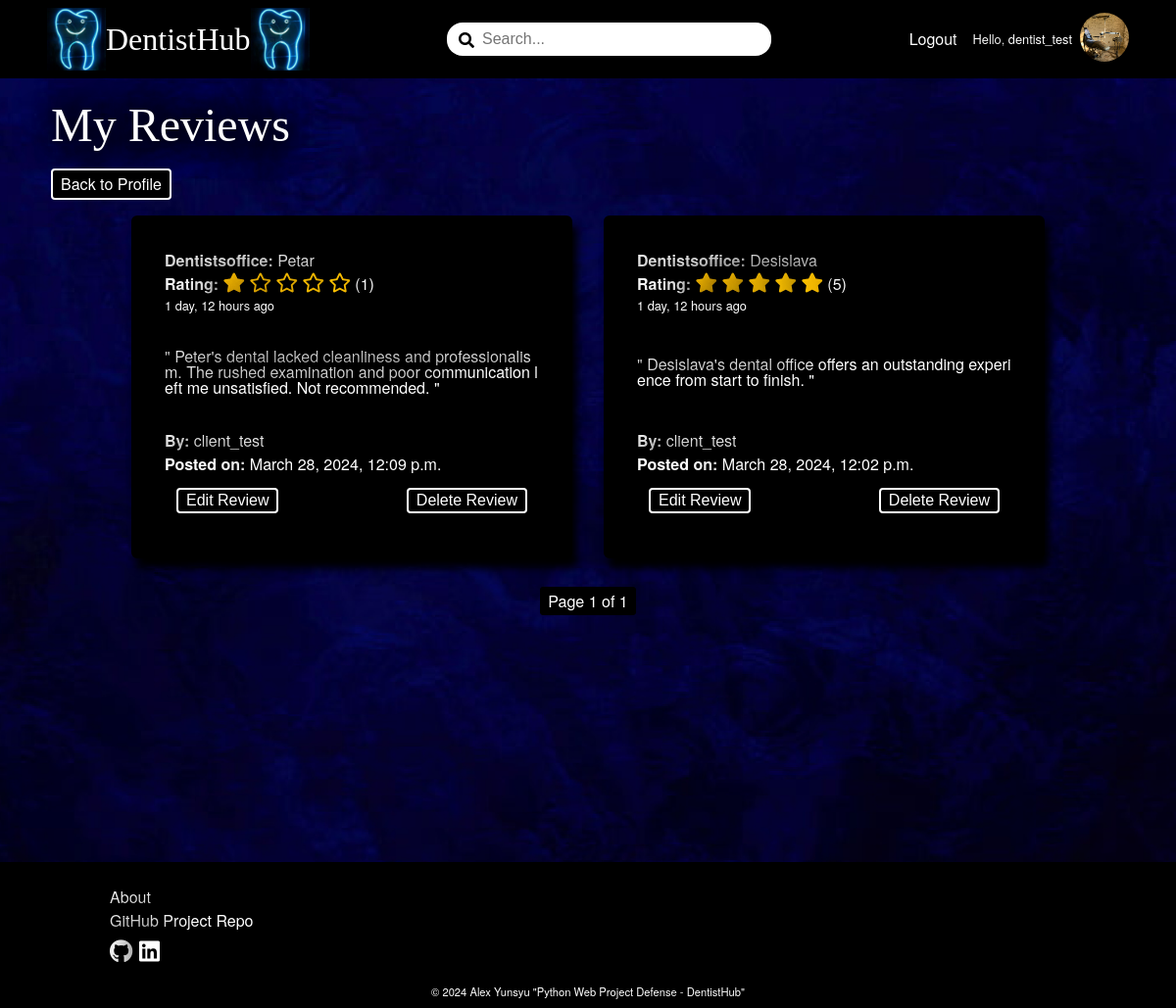
/review/my-reviews/11/ (signed in), run on the app's committed database.
### DentistBook/account/models.py (models this page shows)
class AppUser(AbstractUser):
    MAX_LENGTH_ROLE = 15
    ROLES = (
        ('Client', 'Client'),
        ('Dentistsoffice', 'Dentist'),
    )
    role = models.CharField(
        max_length=MAX_LENGTH_ROLE,
        choices=ROLES,
        blank=True
    )

### DentistBook/dentistsoffice/models.py (models this page shows, shortened)
class DentistsofficeProfile(models.Model):
    MIN_LENGTH_NAME = 2
    MAX_LENGTH_NAME = 50
    MIN_LENGTH_ADDRESS = 5
    MAX_LENGTH_ADDRESS = 50
    MIN_LENGTH_CITY = 2
    MAX_LENGTH_CITY = 50
    MAX_DIGITS_GEOLOCATION = 18
    DECIMAL_PLACES_GEOLOCATION = 15
    MIN_VALUE_GEOLOCATION_LATITUDE = -90
    MAX_VALUE_GEOLOCATION_LATITUDE = 90
    MIN_VALUE_GEOLOCATION_LONGITUDE = -180
    MAX_VALUE_GEOLOCATION_LONGITUDE = 180
    MIN_LENGTH_ABOUT = 10
    MAX_LENGTH_ABOUT = 500
    class Meta:
        verbose_name = 'Dentists office Profile'
    name = models.CharField(
        max_length=MAX_LENGTH_NAME,
        validators=(validators.MinLengthValidator(MIN_LENGTH_NAME),),
        null=False,
        blank=False
    )
    address = models.CharField(
        max_length=MAX_LENGTH_ADDRESS,
        validators=(validators.MinLengthValidator(MIN_LENGTH_ADDRESS),),
        null=False,
        blank=False
    )
    city = models.CharField(
        max_length=MAX_LENGTH_CITY,
        validators=(
            validators.MinLengthValidator(MIN_LENGTH_CITY),
            validate_dentistsoffice_city_name,
        ),
        null=False,
        blank=False
    )
    geolocation_latitude = models.DecimalField(
        max_digits=MAX_DIGITS_GEOLOCATION,
        decimal_places=DECIMAL_PLACES_GEOLOCATION,
        validators=(
            validators.MinValueValidator(MIN_VALUE_GEOLOCATION_LATITUDE),
            validators.MaxValueValidator(MAX_VALUE_GEOLOCATION_LATITUDE)
        ),
        null=True,
        blank=True
        )
    geolocation_longitude = models.DecimalField(
        max_digits=MAX_DIGITS_GEOLOCATION,
        decimal_places=DECIMAL_PLACES_GEOLOCATION,
        validators=(
            validators.MinValueValidator(MIN_VALUE_GEOLOCATION_LONGITUDE),
            validators.MaxValueValidator(MAX_VALUE_GEOLOCATION_LONGITUDE)
        ),
        null=True,
        blank=True
        )
    about = models.TextField(
        max_length=MAX_LENGTH_ABOUT,
        validators=(validators.MinLengthValidator(MIN_LENGTH_ABOUT),),
        null=True,
        blank=True
    )
    dentistsoffice_picture = models.ImageField(
        upload_to='dentistsoffice-profile-pictures',
        validators=(validate_dentistsoffice_picture_file_size,),
        null=True,
        blank=True,
    )
    slug = models.SlugField(
        unique=True
    )
    user = models.OneToOneField(
        UserModel,
        on_delete=models.CASCADE,
        primary_key=True
    )
    def __str__(self):
        return self.name

### DentistBook/review/models.py (models this page shows, shortened)
class Review(models.Model):
    RATING_CHOICES = [
        (1, 1),
        (2, 2),
        (3, 3),
        (4, 4),
        (5, 5)
    ]
    MIN_LENGTH_COMMENT = 5
    MAX_LENGTH_COMMENT = 200
    user = models.ForeignKey(
        UserModel,
        on_delete=models.CASCADE,
    )
    dentistsoffice = models.ForeignKey(
        DentistsofficeProfile,
        on_delete=models.CASCADE,
    )
    rating = models.IntegerField(
        choices=RATING_CHOICES,
    )
    comment = models.TextField(
        max_length=MAX_LENGTH_COMMENT,
        validators=(validators.MinLengthValidator(MIN_LENGTH_COMMENT),),
        null=True,
        blank=True
    )
    date_created = models.DateTimeField(
        auto_now_add=True
    )

### DentistBook/review/views.py (the view)
# urls.py: path('my-reviews/<int:pk>/', ClientReviewsListView.as_view(), name='client-reviews-list'),
class ClientReviewsListView(auth_mixins.LoginRequiredMixin, views.ListView):
    model = Review
    template_name = 'review/client-reviews-list.html'
    context_object_name = 'reviews'
    paginate_by = 6
    def get_queryset(self):
        user = get_object_or_404(ClientProfile, pk=self.kwargs['pk'])
        queryset = Review.objects.filter(user=user.pk).order_by('-date_created')
        return queryset
    def get_context_data(self, **kwargs):
        context = super().get_context_data(**kwargs)
        user = get_object_or_404(ClientProfile, pk=self.kwargs['pk'])
        context['user'] = user
        return context

### DentistBook/common/templatetags/custom_filters.py (called while the page is built)
@register.filter
def get_role(user):
    return user.role if user.is_authenticated else ''

### DentistBook/review/templates/review/client-reviews-list.html (shortened to what this page needs)
{% extends 'base.html' %}
{% load static %}
{% block content %}
    <div class="wall-picture-container">
        <div class="main-review-container">
            <div class="reviews-header">
                <h1>My Reviews</h1>
                <a href="{% url 'client-details' %}" class="link-button">Back to Profile</a>
            </div>
        <div class="list-container">
            {% if reviews %}
                {% for review in reviews %}
                    <div class="review-container">
                        <div>
                            <p><b>Dentistsoffice:</b> {{ review.dentistsoffice }}</p>
                            <p><b>Rating:</b>
                            {% if review.rating == 1 %}
                                <i class="fas fa-star"></i>
                                <i class="far fa-star"></i>
                                <i class="far fa-star"></i>
                                <i class="far fa-star"></i>
                                <i class="far fa-star"></i>
                            {% elif review.rating == 2 %}
                                <i class="fas fa-star"></i>
                                <i class="fas fa-star"></i>
                                <i class="far fa-star"></i>
                                <i class="far fa-star"></i>
                                <i class="far fa-star"></i>
                            {% elif review.rating == 3 %}
                                <i class="fas fa-star"></i>
                                <i class="fas fa-star"></i>
                                <i class="fas fa-star"></i>
                                <i class="far fa-star"></i>
                                <i class="far fa-star"></i>
                            {% elif review.rating == 4 %}
                                <i class="fas fa-star"></i>
                                <i class="fas fa-star"></i>
                                <i class="fas fa-star"></i>
                                <i class="fas fa-star"></i>
                                <i class="far fa-star"></i>
                            {% elif review.rating == 5 %}
                                <i class="fas fa-star"></i>
                                <i class="fas fa-star"></i>
                                <i class="fas fa-star"></i>
                                <i class="fas fa-star"></i>
                                <i class="fas fa-star"></i>
                            {% endif %}
                            ({{ review.rating }})
                            </p>
                            <p class="date-ago">{{ review.date_created|timesince }} ago</p>
                        </div>
                        <p class="review-comment">" {{ review.comment }} "</p>
                        <div>
                            <p><b>By:</b> {{ review.user }}</p>
                            <p><b>Posted on:</b> {{ review.date_created }}</p>
                            <div class="buttons">
                                <button><a href="{% url 'edit-review' pk=review.pk %}" class="link-button">Edit Review</a></button>
                                <button><a href="{% url 'delete-review' pk=review.pk %}" class="link-button">Delete Review</a></button>
                            </div>
                        </div>
                    </div>
                {% endfor %}
            </div>
                    <div class="pagination">
                        <span class="step-links">
                            <span class="current">
                                Page {{ page_obj.number }} of {{ page_obj.paginator.num_pages }}
                            </span>
                        </span>
                    </div>
            {% else %}
                <p>No reviews posted yet.</p>
            {% endif %}
        </div>
        <img src="{% static 'images/website_photos/white-wall.jpg' %}" alt="white-wall" class="white-wall-picture">
    </div>
{% endblock %}

### templates/header.html (shortened to what this page needs)
{% load custom_filters %}
{% load static %}
<div class="home-logo">
    <a href="{% url 'home-page' %}">
        <img src="{% static 'images/dentistsoffice-pole.jpg' %}" alt="dentistsoffice-pole">
        <span>DentistHub</span>
        <img src="{% static 'images/dentistsoffice-pole.jpg' %}" alt="dentistsoffice-pole">
    </a>
</div>
<div class="search-field">
    <span><i class="fas fa-search"></i></span>
    <input type="text" id="search-input" placeholder="Search...">
</div>
<nav class="header-nav-links">
    <ul role="list">
        {% if not request.user.is_authenticated %}
            <li class="nav-item"><a href="{% url 'register-page' %}">Register</a></li>
            <li class="nav-item"><a href="{% url 'login-page' %}">Login</a></li>
        {% else %}
            <li class="nav-item"><a href="{% url 'logout-page' %}">Logout</a></li>
            {% if request.user|get_role == 'Client' %}
                <li class="nav-item nav-profile">
                    <a href="{% url 'client-details' %}">Hello, {{ request.user }}</a>
                    <a href="{% url 'client-details' %}">
                        {% if request.user.clientprofile.profile_picture %}
                            <img src="{{ request.user.clientprofile.profile_picture.url }}" alt="profile-picture-thumbnail" class="profile-picture-thumbnail">
                        {% else %}
                            <img src="{% static 'images/client-default-profile-picture.jpg' %}" alt="default_profile_picture" class="profile-picture-thumbnail">
                        {% endif %}
                    </a>
                </li>
            {% else %}
                <li class="nav-item nav-profile">
                    <a href="{% url 'dentistsoffice-details' slug=request.user.dentistsofficeprofile.slug %}">Hello, {{ request.user }}</a>
                    <a href="{% url 'dentistsoffice-details' slug=request.user.dentistsofficeprofile.slug %}">
                        {% if request.user.dentistsofficeprofile.dentistsoffice_picture %}
                            <img src="{{ request.user.dentistsofficeprofile.dentistsoffice_picture.url }}" alt="dentistsoffice-profile-picture-thumbnail" class="profile-picture-thumbnail">
                        {% else %}
                            <img src="{% static 'images/dentistsoffice-default-profile-picture.jpg' %}" alt="dentistsoffice-default_profile_picture" class="profile-picture-thumbnail">
                        {% endif %}
                    </a>
                </li>
            {% endif %}
        {% endif %}
    </ul>
</nav>

### static/css/styles.css (style rules this page uses)
:root { --button-brown: #370511; }
*, *::before, *::after { box-sizing: border-box; }
body, h1, h2, h3, h4, h5, h6, p, figure, blockquote, dl, dd { margin: 0; }
h1, h2, h3, h4, h5, h6, b, li, p { color: white; text-shadow: -10px -10px 30px rgba(0, 0, 0, 0.9), 10px -10px 30px rgba(0, 0, 0, 0.9), -10px 10px 30px rgba(0, 0, 0, 0.9), 10px 10px 30px rgba(0, 0, 0, 0.9); }
body { color: white; background-image: url('../images/website_photos/background.jpg'); background-size: cover; background-position: center; background-repeat: no-repeat; }
ul[role='list'], ol[role='list'] { list-style: none; padding: 0; margin: 0; }
a { text-decoration: none; color: inherit; }
body { font-family: 'Helvetica Neue', Arial, sans-serif; line-height: 1.5; height: 100% }
main h1 { font-family: Impact, fantasy; font-size: 3rem; }
header nav ul { display: flex; flex-direction: row; gap: 1rem; align-items: center; }
header a { color: white; }
.home-logo a { display: flex; flex-direction: row; align-items: center; font-size: 2rem; font-family: Impact, fantasy; font-weight: 500; }
.home-logo img { width: 60px; }
.search-field { position: relative; width: 30%; }
.search-field span { position: absolute; top: 6px; left: 12px; color: black; z-index: 1; }
.search-field input { padding: 0.5rem 2.25rem; width: 100%; border-radius: 16px; border: none; font-size: 1rem; }
.link-button { display: inline-block; padding: 10px 20px; background-color: hsl(213, 93%, 70%); color: white; text-align: center; text-decoration: none; border: 2px solid #FFFFFF; border-radius: 20px; cursor: pointer; }
.date-ago { font-size: 0.8rem; }
ul { list-style: none; }
a { text-decoration: none; }
button { font-size: 1rem; background: black; color: white; margin: 8px; padding: 4px 4px; border-radius: 8px; border: 0px solid #FFFFFF; cursor: pointer; transition: transform 0.3s, color 0.3s, box-shadow 0.3s; }
.link-button { background: black; color: white; padding: 2px 8px; border-radius: 4px; }
.main-review-container { margin: 0.25rem; display: flex; flex-direction: column; justify-content: center; align-items: center; }
.profile-picture-thumbnail { width: 50px; height: 50px; object-fit: cover; overflow: hidden; border-radius: 50%; }
.nav-profile { display: flex; flex-direction: row; align-items: center; font-size: 0.8rem; gap: 8px; }
h1, h2, h3, h4, h5, h6 { font-family: 'Helvetica Neue', Arial, sans-serif; font-weight: 500; padding: 0.5rem 0; }
.pagination { margin-top: 1rem; text-align: center; }
.pagination .current { background: black; color: white; border: 2px solid black; border-radius: 4px; padding: 1px 6px; margin: 0 4px; }
.list-container { display: flex; flex-direction: row; flex-wrap: wrap; justify-content: space-evenly; }
.wall-picture-container { position: relative; width: 100%; min-height: 100vh; overflow: hidden; }
.white-wall-picture { position: absolute; top: 0; left: 0; width: 100%; object-fit: cover; z-index: -1; }
.review-container { display: flex; flex-direction: column; justify-content: space-between; width: 450px; height: 350px; padding: 2rem; margin: 1rem; border: 2px solid black; border-radius: 6px; background: rgb(0, 0, 0); box-shadow: 5px 10px 8px #000000; }
.fa-star, .fa-star-half-alt { color: #ffc400; font-size: 1.25rem; }
.review-comment { line-height: 1; word-break: break-all; }
.review-container .buttons { display: flex; justify-content: space-between; }
.reviews-header { margin-left: 3rem; align-self: flex-start; }

### data on the page
AppUser: user "dentist_test", user.dentistsofficeprofile.dentistsoffice_picture (picture)
Review: dentistsoffice "Petar", rating "1", date_created "1 day, 12 hours", comment "Peter's dental lacked cleanliness and professionalism. The rushed examination and poor communication left me unsatisfied. Not recommended.", user "client_test", date_created "March 28, 2024, 12:09 p.m."
Review: dentistsoffice "Desislava", rating "5", date_created "1 day, 12 hours", comment "Desislava's dental office offers an outstanding experience from start to finish.", user "client_test", date_created "March 28, 2024, 12:02 p.m."

### other printed values
{{ page_obj.number }} "1"
{{ page_obj.paginator.num_pages }} "1"
